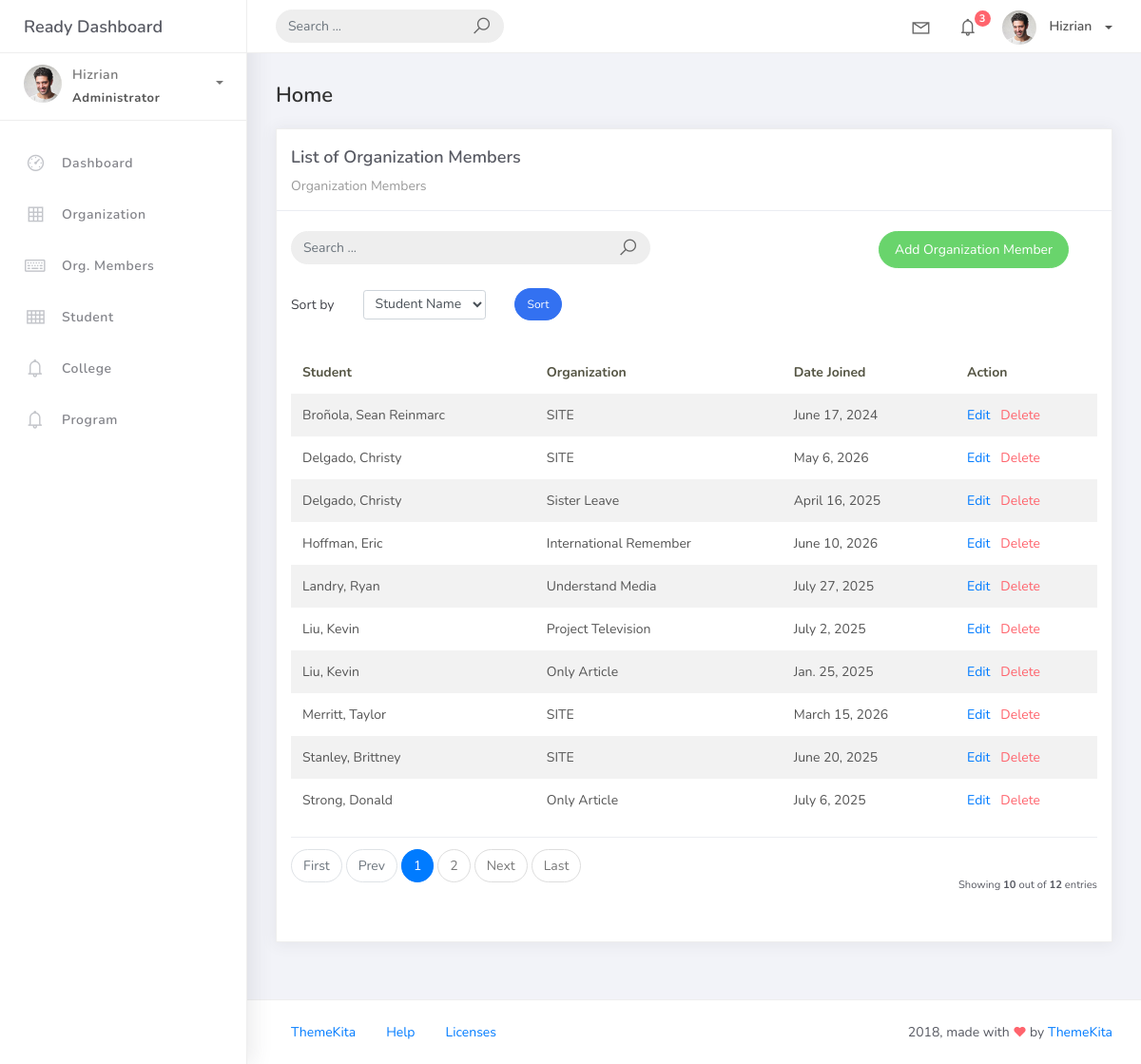
The page /orgmember_list on the database its author committed.
### studentorg/models.py (models this page shows)
class BaseModel(models.Model):
    created_at = models.DateTimeField(auto_now_add=True, db_index=True)
    updated_at = models.DateTimeField(auto_now=True)
    class Meta:
        abstract = True

class OrgMember(BaseModel):
    student = models.ForeignKey(Student, on_delete=models.CASCADE)
    organization = models.ForeignKey(Organization, on_delete=models.CASCADE)
    date_joined = models.DateField()

class Student(BaseModel):
    student_id = models.CharField(max_length=15)
    lastname = models.CharField(max_length=25)
    firstname = models.CharField(max_length=25)
    middlename = models.CharField(max_length=25, blank=True, null=True)
    program = models.ForeignKey(Program, on_delete=models.CASCADE)
    def __str__(self):
        return f"{self.lastname}, {self.firstname}"

class Organization(BaseModel):
    name = models.CharField(max_length=250)
    college = models.ForeignKey(
        College,
        null=True,
        blank=True,
        on_delete=models.CASCADE
    )
    description = models.CharField(max_length=500)
    def __str__(self):
        return self.name

### studentorg/views.py (the view)
# urls.py: path('orgmember_list', OrgMemberList.as_view(), name='orgmember-list'),
class OrgMemberList(ListView):
    model = OrgMember
    context_object_name = 'orgmember'
    template_name = 'orgmember_list.html'
    paginate_by = 10
    def get_queryset(self):
        qs = super().get_queryset()
        query = self.request.GET.get('q')
        if query:
            qs = qs.filter(
                Q(student__lastname__icontains=query) |
                Q(student__firstname__icontains=query) |
                Q(organization__name__icontains=query)
            )
        return qs
    def get_ordering(self):
        allowed = [
            "student__lastname",
            "date_joined"
        ]
        sort_by = self.request.GET.get("sort_by")
        if sort_by in allowed:
            return sort_by
        return "student__lastname"

### templates/orgmember_list.html (shortened to what this page needs)
{% extends 'base.html' %}
{% load static %}
{% block content %}
<div class="content">
    <div class="container-fluid">
        <h4 class="page-title">Home</h4>
        <div class="row">
            <div class="col-md-12">
                <div class="card">
                    <div class="card-header">
                        <div class="card-title">
                            List of Organization Members
                        </div>
                        <div class="card-category">
                            Organization Members
                        </div>
                    </div>
                    <br />
                    <div class="col-md-12 row">
                        <div class="col-md-6">
                            <form
                                class="navbar-left navbar-form nav-search mr-md-3"
                                method="get"
                                action="{% url 'orgmember-list' %}"
                            >
                                <div class="input-group">
                                    <input
                                        type="text"
                                        name="q"
                                        placeholder="Search ..."
                                        value="{{ request.GET.q|default:'' }}"
                                        class="form-control"
                                    />
                                    <div class="input-group-append">
                                        <button
                                            type="submit"
                                            class="input-group-text"
                                        >
                                            <i class="la la-search search-icon"></i>
                                        </button>
                                    </div>
                                </div>
                            </form>
                        </div>
                        <div class="col-md-6">
                            <div class="pull-right">
                                <a
                                    href="{% url 'orgmember-add' %}"
                                    class="btn btn-success btn-rounded"
                                >
                                    Add Organization Member
                                </a>
                            </div>
                        </div>
                    </div>
                    <div class="col-md-12">
                        <br />
                        <form
                            method="get"
                            class="row g-2 align-items-center"
                        >
                            <div class="col-auto">
                                <label
                                    for="smallSelect"
                                    class="col-form-label"
                                >
                                    Sort by
                                </label>
                            </div>
                            <div class="col-auto">
                                <select
                                    class="form-control form-control-sm"
                                    id="smallSelect"
                                    name="sort_by"
                                >
                                    <option
                                        value="student__lastname"
                                    >
                                        Student Name
                                    </option>
                                </select>
                            </div>
                            <div class="col-auto">
                                <button
                                    type="submit"
                                    class="btn btn-primary btn-sm btn-rounded"
                                >
                                    Sort
                                </button>
                            </div>
                        </form>
                    </div>
                    <div class="card-body">
                        <table class="table table-striped mt-3">
                            <thead>
                                <tr>
                                    <th scope="col">
                                        Student
                                    </th>
                                    <th scope="col">
                                        Organization
                                    </th>
                                    <th scope="col">
                                        Date Joined
                                    </th>
                                    <th scope="col">
                                        Action
                                    </th>
                                </tr>
                            </thead>
                            <tbody>
                                {% for object in object_list %}
                                <tr>
                                    <td>
                                        {{ object.student }}
                                    </td>
                                    <td>
                                        {{ object.organization }}
                                    </td>
                                    <td>
                                        {{ object.date_joined }}
                                    </td>
                                    <td>
                                        <a
                                            href="{% url 'orgmember-update' object.id %}"
                                        >
                                            Edit
                                        </a>
                                        <a
                                            href="{% url 'orgmember-delete' object.id %}"
                                            class="text-danger"
                                        >
                                            Delete
                                        </a>
                                    </td>
                                </tr>
                                {% endfor %}
                            </tbody>
                        </table>
                        {% include 'includes/pagination.html' %}
                    </div>
                </div>
            </div>
        </div>
    </div>
</div>
{% endblock %}

### rows shown on the page
OrgMember: student "Broñola, Sean Reinmarc", organization "SITE", date_joined "June 17, 2024"
OrgMember: student "Delgado, Christy", organization "SITE", date_joined "May 6, 2026"
OrgMember: student "Delgado, Christy", organization "Sister Leave", date_joined "April 16, 2025"
OrgMember: student "Hoffman, Eric", organization "International Remember", date_joined "June 10, 2026"
OrgMember: student "Landry, Ryan", organization "Understand Media", date_joined "July 27, 2025"
OrgMember: student "Liu, Kevin", organization "Project Television", date_joined "July 2, 2025"
OrgMember: student "Liu, Kevin", organization "Only Article", date_joined "Jan. 25, 2025"
OrgMember: student "Merritt, Taylor", organization "SITE", date_joined "March 15, 2026"
OrgMember: student "Stanley, Brittney", organization "SITE", date_joined "June 20, 2025"
OrgMember: student "Strong, Donald", organization "Only Article", date_joined "July 6, 2025"

### other values the page prints
{{ page_num }} "1"
{{ page_num }} "2"
{{ object_list.count }} "10"
{{ paginator.count }} "12"
